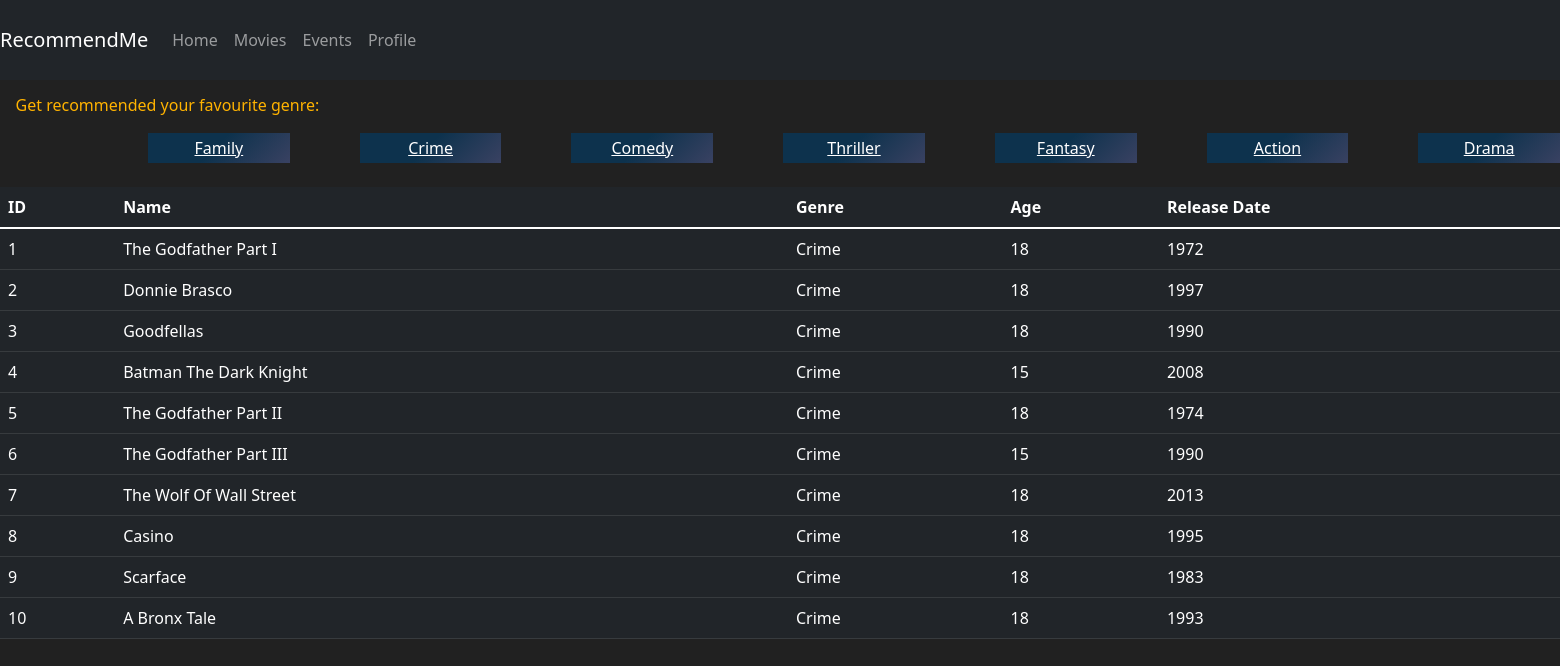
Screenshot of /profile/movie/crime (signed in) with the database file from the repository.
### webpage/models.py (models this page shows, shortened)
class Crime(db.Model):
    id = db.Column(db.Integer(), primary_key=True)
    name = db.Column(db.String(length=50), nullable=False, unique=False)
    genre = db.Column(db.String(length=50), nullable=False, unique=False)
    age = db.Column(db.Integer(), nullable=False, unique=False)
    date = db.Column(db.String(length=50), nullable=False, unique=False)

### webpage/route.py (the view)
@app.route('/profile/movie/crime', methods=['GET', 'POST'])
@login_required
def movie_crime():
    crimes = Crime.query.all()
    return render_template('movie_crime.html', crimes=crimes)

### webpage/models.py (called while the page is built)
@login_manager.user_loader
def load_user(user_id):
    return User.query.get(int(user_id))

### webpage/templates/movie_crime.html (shortened to what this page needs)
{% extends 'base.html' %}
{% block content %}
<h6 id="movie-reco-h6">Get recommended your favourite genre: </h6>
<div id="movie-reco-button">
    <a style="color:white;" class="more-info noselect" href="{{ url_for('movie_family') }}">Family</a>
    <a style="color:white;" class="more-info noselect" href="{{ url_for('movie_crime') }}">Crime</a>
    <a style="color:white;" class="more-info noselect" href="{{ url_for('movie_comedy') }}">Comedy</a>
    <a style="color:white;" class="more-info noselect" href="{{ url_for('movie_thriller') }}">Thriller</a>
    <a style="color:white;" class="more-info noselect" href="{{ url_for('movie_fantasy') }}">Fantasy</a>
    <a style="color:white;" class="more-info noselect" type="button"href="{{ url_for('movie_action') }}" >Action</a>
    <a style="color:white;" class="more-info noselect" href="{{ url_for('movie_drama') }}">Drama</a>
</div>
<br>
<table class="table table-hover table-dark">
        <thead>
            <tr>
                <th scope="col">ID</th>
                <th scope="col">Name</th>
                <th scope="col">Genre</th>
                <th scope="col">Age</th>
                <th scope="col">Release Date</th>
            </tr>
        </thead>
        <tbody>
           {% for crime in crimes %}
                <tr>
                    <td>{{ crime.id }}</td>
                    <td>{{ crime.name }}</td>
                    <td>{{ crime.genre }}</td>
                    <td>{{ crime.age }}</td>
                    <td>{{ crime.date }}</td>
                </tr>
            {% endfor %}
        </tbody>
</table>
{% endblock %}

### webpage/static/stylesheets/style.css (style rules this page uses)
.background { background-color: #212121; color: white; }
.noselect { -webkit-touch-callout: none; -webkit-user-select: none; -khtml-user-select: none; -moz-user-select: none; -ms-user-select: none; user-select: none; -webkit-tap-highlight-color: transparent; }
.more-info { margin-top: 10px; margin-left: 70px; width: 150px; height: 30px; cursor: pointer; border: none; display: flex; align-items: center; justify-content: center; background-color: #7f5a83; background-image: linear-gradient(315deg, #7f5a83 0%, #0d324d 74%); background-size: 200% 100%; background-position: left; background-repeat: no-repeat; transition: 500ms; }
.more-info:before { color: rgba(255,255,255,0.5); font-size: 16px; position: absolute; display: flex; align-items: center; justify-content: center; width: 140px; height: 40px; background-color: #1b2845; background-image: linear-gradient(315deg, #1b2845 0%, #274060 74%); transition: 500ms; }
#movie-reco-button { display: flex; padding-left: 5%; }
#movie-reco-h6 { color: #ffb300; display: relative; padding-left: 1%; padding-top: 1%; }

### rows the page displays
Crime: id "1", name "The Godfather Part I", genre "Crime", age "18", date "1972"
Crime: id "2", name "Donnie Brasco", genre "Crime", age "18", date "1997"
Crime: id "3", name "Goodfellas", genre "Crime", age "18", date "1990"
Crime: id "4", name "Batman The Dark Knight", genre "Crime", age "15", date "2008"
Crime: id "5", name "The Godfather Part II", genre "Crime", age "18", date "1974"
Crime: id "6", name "The Godfather Part III", genre "Crime", age "15", date "1990"
Crime: id "7", name "The Wolf Of Wall Street", genre "Crime", age "18", date "2013"
Crime: id "8", name "Casino", genre "Crime", age "18", date "1995"
Crime: id "9", name "Scarface", genre "Crime", age "18", date "1983"
Crime: id "10", name "A Bronx Tale", genre "Crime", age "18", date "1993"
